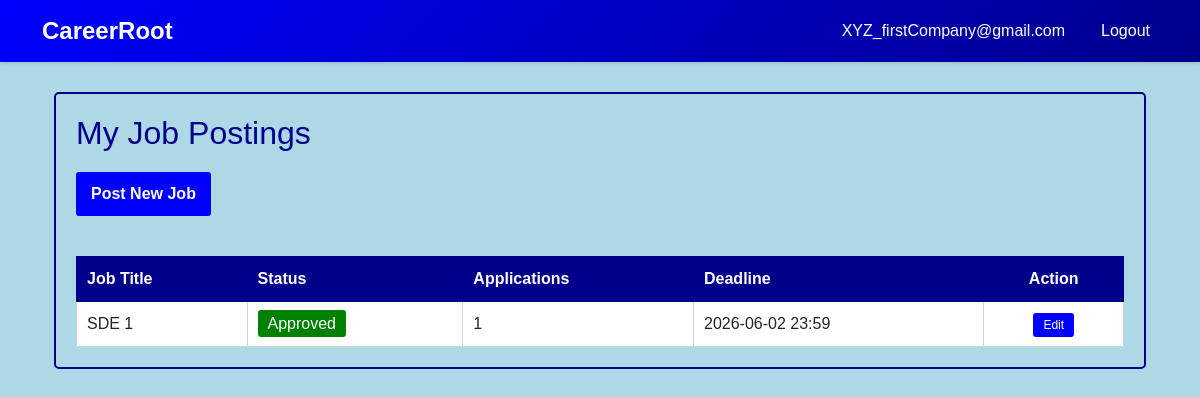
The app's page /company/jobs (signed in) with its own data.
### models.py (models this page shows, shortened)
class Company(db.Model):
    __tablename__ = 'company'
    company_id = db.Column(db.Integer, primary_key=True, autoincrement=True)
    company_name = db.Column(db.String(150), nullable=False)
    email = db.Column(db.String(120), unique=True, nullable=False)
    password = db.Column(db.String(255), nullable=False)
    hr_contact = db.Column(db.String(100), nullable=True)
    website = db.Column(db.String(255), nullable=True)
    approval_status = db.Column(
        db.String(20),
        default=ApprovalStatus.PENDING.value,
        nullable=False
    )  #pending/aproved/rejected
    blacklist_status = db.Column(db.Boolean, default=False)  # True = blacklisted
    created_at = db.Column(db.DateTime, default=datetime.utcnow)
    updated_at = db.Column(db.DateTime, default=datetime.utcnow, onupdate=datetime.utcnow)
    drives = db.relationship('PlacementDrive', backref='company', lazy=True, cascade='all, delete-orphan')

class PlacementDrive(db.Model):
    __tablename__ = 'placement_drive'
    drive_id = db.Column(db.Integer, primary_key=True, autoincrement=True)
    company_id = db.Column(db.Integer, db.ForeignKey('company.company_id'), nullable=False)
    job_title = db.Column(db.String(150), nullable=False)
    job_description = db.Column(db.Text, nullable=True)
    eligibility_criteria = db.Column(db.Text, nullable=True)
    skills_required = db.Column(db.Text, nullable=True)  #comma separated skills
    experience_required = db.Column(db.String(100), nullable=True)  #e.g., 0-2 years
    salary_range = db.Column(db.String(100), nullable=True)  #e.g., 5-8 LPA
    application_deadline = db.Column(db.DateTime, nullable=False)
    status = db.Column(
        db.String(20),
        default=DriveStatus.PENDING.value,
        nullable=False
    )  # pending, aproved, closed
    created_at = db.Column(db.DateTime, default=datetime.utcnow)
    updated_at = db.Column(db.DateTime, default=datetime.utcnow, onupdate=datetime.utcnow)
    applications = db.relationship('Application', backref='drive', lazy=True, cascade='all, delete-orphan')
    placements = db.relationship('Placement', backref='drive', lazy=True, cascade='all, delete-orphan')

### app.py (the view)
@app.route('/company/jobs')
def company_jobs():
    if session.get('user_type') != 'company':
        flash('Unauthorized access', 'danger')
        return redirect(url_for('homepage'))
    company_id = session.get('user_id')
    company = Company.query.get(company_id)
    drives = PlacementDrive.query.filter_by(company_id=company_id).all()
    return render_template('company_view_jobs.html', company=company, drives=drives)

### templates/company_view_jobs.html
{% extends "base.html" %}
{% block content %}
<div class="container" style="margin-top:30px; margin-bottom:30px;">
    <div style="background-color:lightblue; padding:20px; border:2px solid darkblue; border-radius:5px;">
        <h2 style="color:darkblue; margin-bottom:20px;">My Job Postings</h2>
        <a href="{{ url_for('company_post_job') }}" style="background-color:blue; color:white; padding:10px 15px; border:none; border-radius:3px; text-decoration:none; font-weight:bold; margin-bottom:20px; display:inline-block;">
            Post New Job
        </a>
        {% if drives %}
            <table style="width:100%; border-collapse:collapse; background-color:white; margin-top:20px;">
                <thead>
                    <tr style="background-color:darkblue; color:white;">
                        <th style="padding:10px; border:1px solid darkblue; text-align:left;">Job Title</th>
                        <th style="padding:10px; border:1px solid darkblue; text-align:left;">Status</th>
                        <th style="padding:10px; border:1px solid darkblue; text-align:left;">Applications</th>
                        <th style="padding:10px; border:1px solid darkblue; text-align:left;">Deadline</th>
                        <th style="padding:10px; border:1px solid darkblue; text-align:center;">Action</th>
                    </tr>
                </thead>
                <tbody>
                    {% for drive in drives %}
                        <tr style="border-bottom:1px solid lightgray;">
                            <td style="padding:10px; border:1px solid lightgray;">{{ drive.job_title }}</td>
                            <td style="padding:10px; border:1px solid lightgray;">
                                {% if drive.status == 'Pending' %}
                                    <span style="background-color:yellow; color:black; padding:5px 10px; border-radius:3px;">{{ drive.status }}</span>
                                {% elif drive.status == 'Approved' %}
                                    <span style="background-color:green; color:white; padding:5px 10px; border-radius:3px;">{{ drive.status }}</span>
                                {% elif drive.status == 'Closed' %}
                                    <span style="background-color:red; color:white; padding:5px 10px; border-radius:3px;">{{ drive.status }}</span>
                                {% endif %}
                            </td>
                            <td style="padding:10px; border:1px solid lightgray;">{{ drive.applications|length }}</td>
                            <td style="padding:10px; border:1px solid lightgray;">{{ drive.application_deadline.strftime('%Y-%m-%d %H:%M') }}</td>
                            <td style="padding:10px; border:1px solid lightgray; text-align:center;">
                                <a href="{{ url_for('company_edit_job', drive_id=drive.drive_id) }}" style="background-color:blue; color:white; padding:5px 10px; border-radius:3px; text-decoration:none; font-size:12px;">
                                    Edit
                                </a>
                            </td>
                        </tr>
                    {% endfor %}
                </tbody>
            </table>
        {% else %}
            <div style="background-color:white; padding:20px; border:1px solid lightgray; border-radius:3px; text-align:center;">
                <p>No jobs posted yet. <a href="{{ url_for('company_post_job') }}" style="color:blue; text-decoration:underline;">Post a new job</a></p>
            </div>
        {% endif %}
    </div>
</div>
{% endblock %}

### templates/base.html (shortened to what this page needs)
<!DOCTYPE html>
<html lang="en">
<head>
    <link href="https://cdn.jsdelivr.net/npm/bootstrap@5.3.0/dist/css/bootstrap.min.css" rel="stylesheet">
</head>
<body>
    <nav class="navbar navbar-expand navbar-dark">
        <div class="container">
            <a class="navbar-brand" href="/">CareerRoot</a>
            <ul class="navbar-nav ms-auto">
                {% if session.get('user_type') %}
                    <li class="nav-item">
                        <span class="nav-link">{{ session.get('username') }}</span>
                    </li>
                    <li class="nav-item">
                        <a class="nav-link" href="{{ url_for('logout') }}">Logout</a>
                    </li>
                {% else %}
                    <li class="nav-item">
                        <a class="nav-link" href="{{ url_for('login') }}">Login</a>
                    </li>
                {% endif %}
            </ul>
        </div>
    </nav>
    <div class="container">
        {% block content %}{% endblock %}
    </div>
</body>
</html>

### templates/base.html (style rules this page uses)
:root { --primary-color: blue; --secondary-color: darkblue; --danger-color: red; --success-color: green; }
body { font-family: 'Arial', sans-serif; background-color: lightblue; }
.navbar { background: linear-gradient(135deg, var(--primary-color) 0%, var(--secondary-color) 100%); box-shadow: 0 2px 4px rgba(0,0,0,0.1); }
.navbar-brand { font-weight: 700; font-size: 1.5rem; }
.nav-link { color: white !important; margin-left: 20px; }

### records on screen
Company: get "XYZ_firstCompany@gmail.com"
PlacementDrive: job_title "SDE 1", status "Approved", applications|length "1", application_deadline "2026-06-02 23:59"
